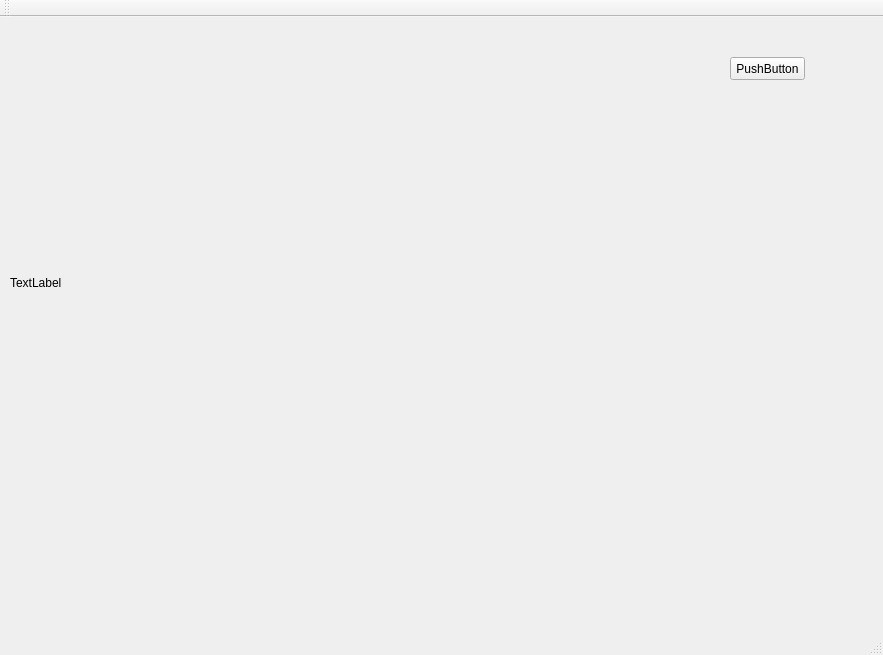
<?xml version="1.0" encoding="UTF-8"?>
<ui version="4.0">
 <class>MainWindow</class>
 <widget class="QMainWindow" name="MainWindow">
  <property name="geometry">
   <rect>
    <x>0</x>
    <y>0</y>
    <width>883</width>
    <height>655</height>
   </rect>
  </property>
  <property name="windowTitle">
   <string>MainWindow</string>
  </property>
  <widget class="QWidget" name="centralWidget">
   <widget class="QLabel" name="label">
    <property name="geometry">
     <rect>
      <x>10</x>
      <y>10</y>
      <width>611</width>
      <height>511</height>
     </rect>
    </property>
    <property name="text">
     <string>TextLabel</string>
    </property>
   </widget>
   <widget class="QPushButton" name="pushButton">
    <property name="geometry">
     <rect>
      <x>730</x>
      <y>40</y>
      <width>75</width>
      <height>23</height>
     </rect>
    </property>
    <property name="text">
     <string>PushButton</string>
    </property>
   </widget>
  </widget>
  <widget class="QMenuBar" name="menuBar">
   <property name="geometry">
    <rect>
     <x>0</x>
     <y>0</y>
     <width>883</width>
     <height>23</height>
    </rect>
   </property>
  </widget>
  <widget class="QToolBar" name="mainToolBar">
   <attribute name="toolBarArea">
    <enum>TopToolBarArea</enum>
   </attribute>
   <attribute name="toolBarBreak">
    <bool>false</bool>
   </attribute>
  </widget>
  <widget class="QStatusBar" name="statusBar"/>
 </widget>
 <layoutdefault spacing="6" margin="11"/>
 <resources/>
 <connections/>
</ui>
